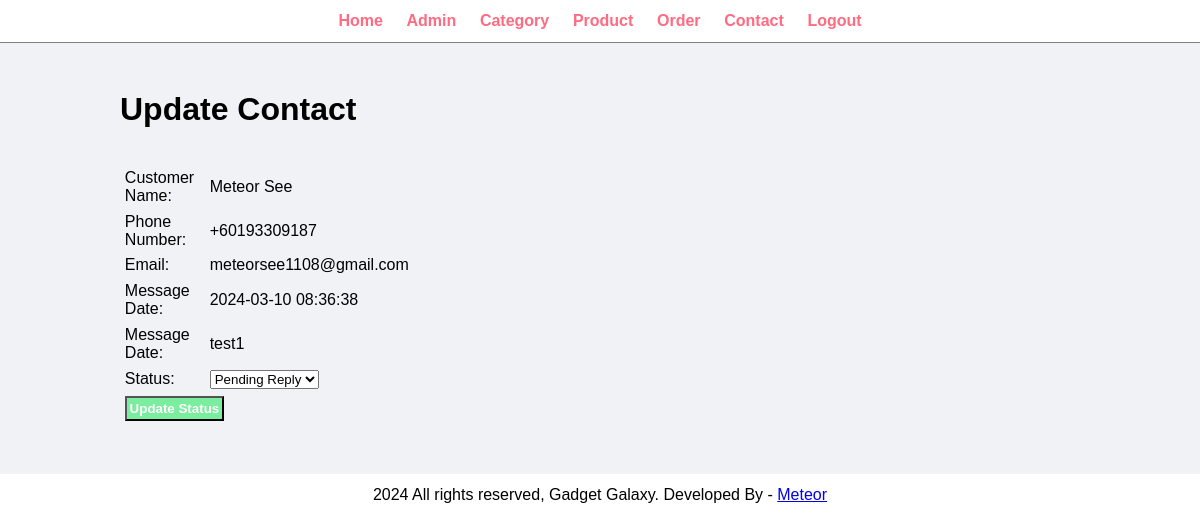
Screenshot of /admin/update-contact.php?id=16 (signed in) with the database file from the repository.
### tables this page shows
CREATE TABLE `tbl_contact` (
  `id` int(100) NOT NULL,
  `first_name` varchar(255) NOT NULL,
  `last_name` varchar(255) NOT NULL,
  `phone_no` varchar(20) NOT NULL,
  `message_date` datetime NOT NULL,
  `email` varchar(255) NOT NULL,
  `message` varchar(255) NOT NULL,
  `status` varchar(255) NOT NULL
);

### admin/update-contact.php (the view, shortened to what this page needs)
<?php include('partials/menu.php');?>
    <div class="main-content">
        <div class="wrapper">
            <h1>Update Contact</h1>
            <br><br>
            <?php
            if(isset($_GET['id'])){
                $id = $_GET['id'];
                $sql = "SELECT * FROM tbl_contact WHERE id=$id";
                $res = mysqli_query($conn, $sql);
                $count = mysqli_num_rows($res);
                if($count == 1){
                    $row = mysqli_fetch_assoc($res);
                    $first_name = $row["first_name"];
                    $last_name = $row["last_name"];
                    $phone_no = $row["phone_no"];
                    $message_date = $row["message_date"];
                    $email = $row["email"];
                    $message = $row["message"];
                    $status = $row["status"];
                }else{
                    $_SESSION['no-category-found'] = "<div class='error'>Message Not Found.</div>";
                    header("location:".SITEURL."admin/manage-contact.php");
                }
            }else{
                header("location:".SITEURL."admin/manage-contact.php");
            }
        ?>
        <form action="" method="POST">
                <table class="tbl-30">
                <tr>
                    <td>Customer Name: </td>
                    <td><?php echo $first_name; ?> <?php echo $last_name ?></td>
                </tr>
                <tr>
                    <td>Phone Number: </td>
                    <td><?php echo $phone_no;?></td>
                </tr>
                <tr>
                    <td>Email: </td>
                    <td><?php echo $email;?></td>
                </tr>
                <tr>
                    <td>Message Date: </td>
                    <td><?php echo $message_date;?></td>
                </tr>
                <tr>
                    <td>Message Date: </td>
                    <td><?php echo $message;?></td>
                </tr>
                <tr>
                    <td>Status: </td>
                    <td>
                        <select name="status">
                            <option <?php if($status=="Pending Reply"){echo "selected";} ?> value="Pending Reply">Pending Reply</option>
                        </select>
                    </td>
                </tr>
                <tr>
                    <td colspan="2">
                        <input type="submit" name="submit" value="Update Status" class="btn-secondary">
                    </td>
                </tr>
                </table>
            </form>
        </div>
    </div>
<?php include('partials/footer.php');?>

### css/admin.css (style rules this page uses)
* { margin: 0; padding: 0; font-family: Arial, Helvetica, sans-serif; }
.wrapper { padding: 1%; width: 80%; margin: 0 auto; }
.tbl-30 { width:30%; }
.btn-secondary { background-color: #7bed9f; padding: 1%; color: white; text-decoration: none; font-weight: bold; }
table tr td { padding: 1%; }
.main-content { background-color: #f1f2f6; padding: 3% 0; }

### rows the page displays
tbl_contact: first_name "Meteor", last_name "See", phone_no "+60193309187", email "meteorsee1108@gmail.com", message_date "2024-03-10 08:36:38", message "test1", status "Pending Reply"
